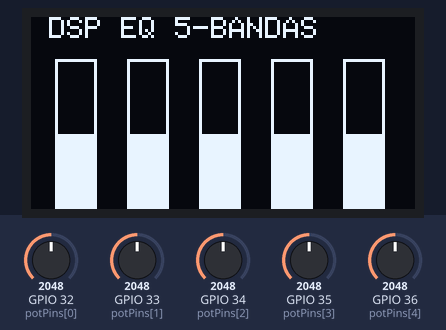
A sketch run on a simulated ESP32. Parts: 128×64 one-colour display. Inputs (shaded band) come from the test bench; at power-on: GPIO 32 (potPins[0]) = 2048, GPIO 33 (potPins[1]) = 2048, GPIO 34 (potPins[2]) = 2048, GPIO 35 (potPins[3]) = 2048, GPIO 36 (potPins[4]) = 2048.

Above: at 1.2 s.
1.3 s: GPIO 32 (potPins[0]) set to 2866
At 2.2 s:
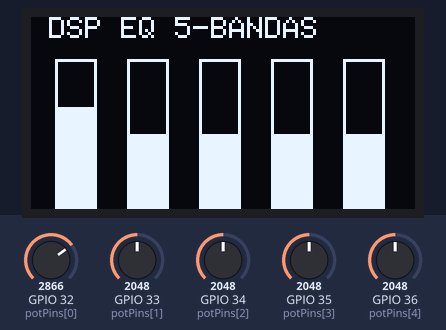
3.0 s: GPIO 33 (potPins[1]) set to 1228
At 4.0 s:
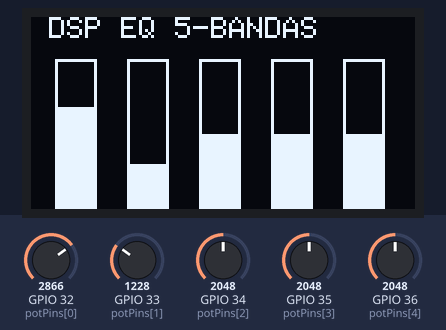
4.7 s: GPIO 34 (potPins[2]) set to 2866
At 5.5 s:
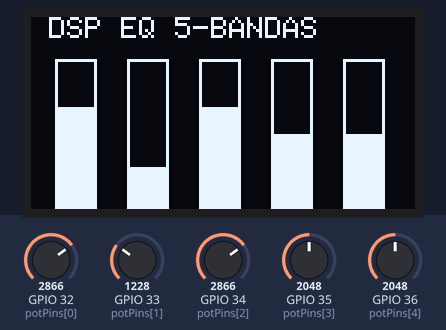
6.5 s: GPIO 35 (potPins[3]) set to 2866
At 7.9 s:
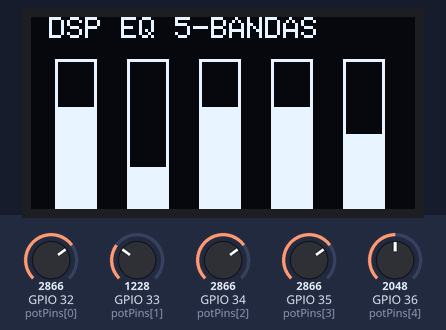
8.3 s: GPIO 36 (potPins[4]) set to 2866
At 9.1 s:
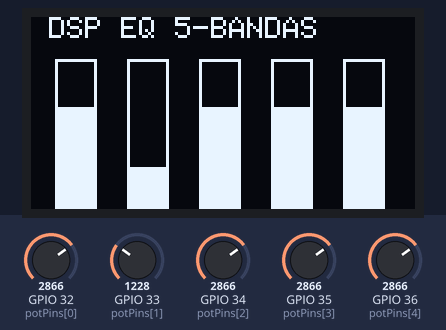
10.0 s: GPIO 33 (potPins[1]) set to 210
At 11.7 s:
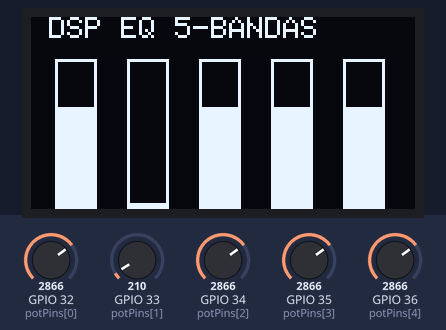
Timing chart, 0 to 12.7 s (numbered marks = the images above; inputs shaded):
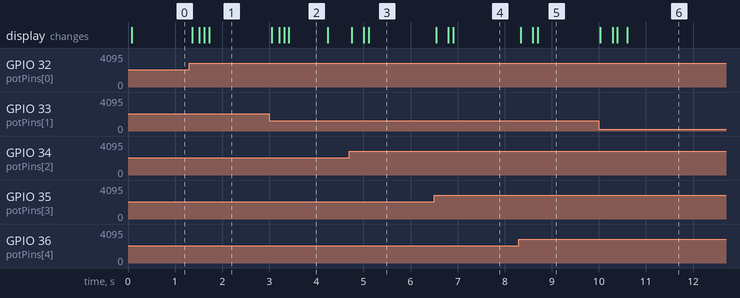

The sketch:

Ecualizador2.ino
```cpp
#include <Arduino.h>
#include <WiFi.h>
#include <WebServer.h>
#include <Wire.h>
#include <Adafruit_GFX.h>
#include <Adafruit_SSD1306.h>

const int potPins[5] = {32, 33, 34, 35, 36}; // Pines seguros del ADC1
// Para el display o pantalla OLED de 0.96
#define SCREEN_WIDTH 128
#define SCREEN_HEIGHT 64
#define OLED_RESET    -1
Adafruit_SSD1306 display(SCREEN_WIDTH, SCREEN_HEIGHT, &Wire, OLED_RESET);

float smoothedGains[5] = {1.0, 1.0, 1.0, 1.0, 1.0};
const float alpha = 0.1;

unsigned long lastDSPUpdate = 0;
unsigned long lastOledUpdate = 0;
const int dspRefreshRate = 10;
const int oledRefreshRate = 50;
//La Red que crea el ESP32
const char* ssid = "ESP32-EQ-5Bandas";
WebServer server(80);
//Pagina web con HTML CSS E JS
const char index_html[] PROGMEM = R"rawliteral(
<!DOCTYPE html>
<html lang="es">
<head>
  <meta charset="UTF-8">
  <title>Simulador EQ 5 Bandas</title>
  <style>
    body { font-family: 'Segoe UI', sans-serif; background: #121212; color: #fff; text-align: center; margin: 0; padding: 20px; }
    h1 { color: #00FF88; font-weight: 300; }
    .container { max-width: 800px; margin: 0 auto; background: #1e1e1e; padding: 20px; border-radius: 15px; box-shadow: 0 10px 30px rgba(0,0,0,0.5); }
    .chart-container { margin-bottom: 40px; position: relative; width: 100%; height: 250px; background: #2a2a2a; border-radius: 10px; border: 1px solid #444; }
    canvas { width: 100%; height: 100%; display: block; }
    .eq-bars { display: flex; justify-content: space-around; align-items: flex-end; height: 200px; margin-top: 20px; padding: 20px 0; background: #222; border-radius: 10px; }
    .bar-group { display: flex; flex-direction: column; align-items: center; width: 15%; }
    .bar-wrapper { height: 150px; width: 30px; background: #333; border-radius: 5px; position: relative; overflow: hidden; margin-bottom: 10px; }
    .bar-fill { position: absolute; bottom: 0; width: 100%; background: linear-gradient(0deg, #00FF88, #0088FF); transition: height 0.1s ease-out; }
    .label { font-size: 0.85em; color: #aaa; }
    .gain-value { font-size: 1.1em; font-weight: bold; margin-bottom: 5px; color: #00FF88; }
  </style>
</head>
<body>
  <h1>DSP EQ - 5 Bandas</h1>
  <div class="container">
    <div class="chart-container"><canvas id="eqCurve"></canvas></div>
    <div class="eq-bars">
      <div class="bar-group"><div class="gain-value" id="val0">1.0</div><div class="bar-wrapper"><div class="bar-fill" id="bar0" style="height: 50%;"></div></div><div class="label">60 Hz</div></div>
      <div class="bar-group"><div class="gain-value" id="val1">1.0</div><div class="bar-wrapper"><div class="bar-fill" id="bar1" style="height: 50%;"></div></div><div class="label">250 Hz</div></div>
      <div class="bar-group"><div class="gain-value" id="val2">1.0</div><div class="bar-wrapper"><div class="bar-fill" id="bar2" style="height: 50%;"></div></div><div class="label">1 kHz</div></div>
      <div class="bar-group"><div class="gain-value" id="val3">1.0</div><div class="bar-wrapper"><div class="bar-fill" id="bar3" style="height: 50%;"></div></div><div class="label">4 kHz</div></div>
      <div class="bar-group"><div class="gain-value" id="val4">1.0</div><div class="bar-wrapper"><div class="bar-fill" id="bar4" style="height: 50%;"></div></div><div class="label">12 kHz</div></div>
    </div>
  </div>

  <script>
    const canvas = document.getElementById('eqCurve');
    const ctx = canvas.getContext('2d');
    function resizeCanvas() { canvas.width = canvas.clientWidth; canvas.height = canvas.clientHeight; }
    window.addEventListener('resize', resizeCanvas); resizeCanvas();

    function drawCurve(gains) {
      ctx.clearRect(0, 0, canvas.width, canvas.height);
      ctx.strokeStyle = 'rgba(255, 255, 255, 0.2)'; ctx.lineWidth = 1; ctx.beginPath(); ctx.moveTo(0, canvas.height / 2); ctx.lineTo(canvas.width, canvas.height / 2); ctx.stroke();
      const points = []; const margin = 40; const spacing = (canvas.width - (margin * 2)) / 4;
      for(let i=0; i<5; i++) { points.push({x: margin + (i * spacing), y: canvas.height - (gains[i] / 2.0 * canvas.height)}); }
      ctx.beginPath(); ctx.moveTo(0, points[0].y);
      for (let i = 0; i < points.length - 1; i++) { ctx.quadraticCurveTo(points[i].x, points[i].y, (points[i].x + points[i+1].x)/2, (points[i].y + points[i+1].y)/2); }
      ctx.quadraticCurveTo(points[points.length-1].x, points[points.length-1].y, canvas.width, points[points.length-1].y);
      ctx.strokeStyle = '#00FF88'; ctx.lineWidth = 4; ctx.stroke();
      ctx.lineTo(canvas.width, canvas.height); ctx.lineTo(0, canvas.height); ctx.fillStyle = 'rgba(0, 255, 136, 0.1)'; ctx.fill();
    }

    // Consultar telemetría cada 100ms
    setInterval(() => {
      fetch('/datos').then(r => r.json()).then(data => {
          let gains = [data.b0, data.b1, data.b2, data.b3, data.b4];
          drawCurve(gains);
          for(let i=0; i<5; i++) {
            document.getElementById('val'+i).innerText = gains[i].toFixed(2);
            document.getElementById('bar'+i).style.height = ((gains[i] / 2.0) * 100) + '%';
          }
      }).catch(err => console.log("Desconectado del ESP32"));
    }, 100);
  </script>
</body>
</html>
)rawliteral";
//Inicializacion
void setup() {
  Serial.begin(115200);

  if(!display.begin(SSD1306_SWITCHCAPVCC, 0x3C)) {
    Serial.println(F("OLED no detectada. Revisa cableado I2C."));
  } else {
    display.clearDisplay();
    display.setTextSize(1);
    display.setTextColor(SSD1306_WHITE);
    display.setCursor(15, 25);
    display.println("Iniciando EQ...");
    display.display();
  }

  WiFi.softAP(ssid);

  server.on("/", HTTP_GET, []() {
    server.send(200, "text/html", index_html);
  });

  server.on("/datos", HTTP_GET, []() {
    String json = "{";
    for(int i=0; i<5; i++) {
      json += "\"b" + String(i) + "\":" + String(smoothedGains[i], 2);
      if(i < 4) json += ",";
    }
    json += "}";
    server.send(200, "application/json", json);
  });

  server.begin();
}

void loop() {
  server.handleClient();
  if (millis() - lastDSPUpdate > dspRefreshRate) {
    lastDSPUpdate = millis();

    for(int i = 0; i < 5; i++) {
      int raw = analogRead(potPins[i]);
      float targetGain = (raw / 4095.0) * 2.0;
      smoothedGains[i] = (alpha * targetGain) + ((1.0 - alpha) * smoothedGains[i]);
    }
  }

  if (millis() - lastOledUpdate > oledRefreshRate) {
    lastOledUpdate = millis();
    display.clearDisplay();
    display.setTextSize(1);
    display.setCursor(0, 0);
    display.print(" DSP EQ 5-BANDAS");

    for(int i = 0; i < 5; i++) {
      int barHeight = (smoothedGains[i] / 2.0) * 50;
      int xPos = 8 + (i * 24);
      int yPos = 64 - barHeight;
      int width = 14;
      display.drawRect(xPos, 14, width, 50, SSD1306_WHITE);
      display.fillRect(xPos, yPos, width, barHeight, SSD1306_WHITE);
    }

    display.display();
  }
}
```

Measured:
- after the input at 1.3 s, the display: first changes after 0.06 s (image 1 shows a later state)
- after the input at 3.0 s, the display: first changes after 0.06 s (image 2 shows a later state)
- after the input at 4.7 s, the display: first changes after 0.05 s (image 3 shows a later state)
- after the input at 6.5 s, the display: first changes after 0.05 s (image 4 shows a later state)
- after the input at 8.3 s, the display: first changes at once (image 5 shows a later state)
- after the input at 10.0 s, the display: first changes at once (image 6 shows a later state)
